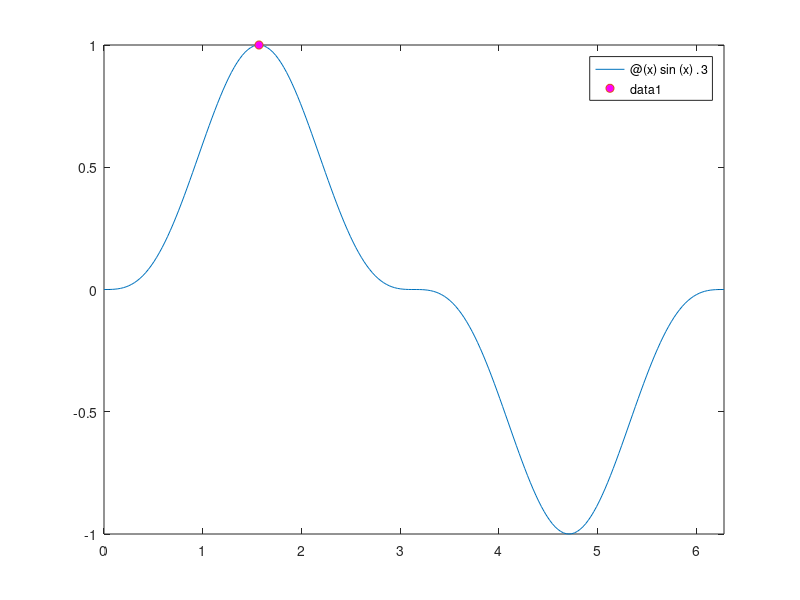

This chart was generated by the following MATLAB code:
%% 
% Name: Mukesh Aryal
% 
% Student ID: 268456

f = @(x) sin(x).^3;
xmax1 = fminbnd(@(x) -f(x),0,2*pi)
fmax1 = f(xmax1)
fplot(f,[0,2*pi]);
hold on;
plot(xmax1,fmax1,'o','MarkerFaceColor','m');
hold off;